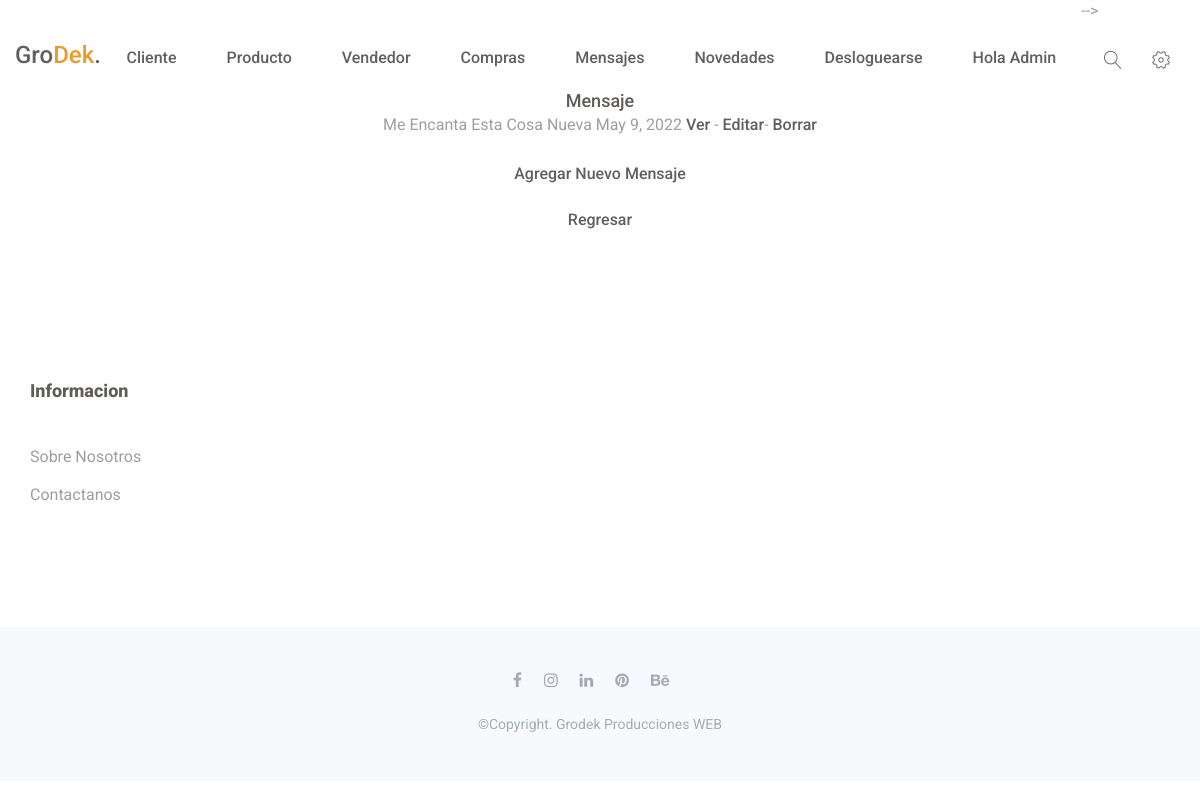
Page /mensaje/lista (signed in) on the earlier database version.
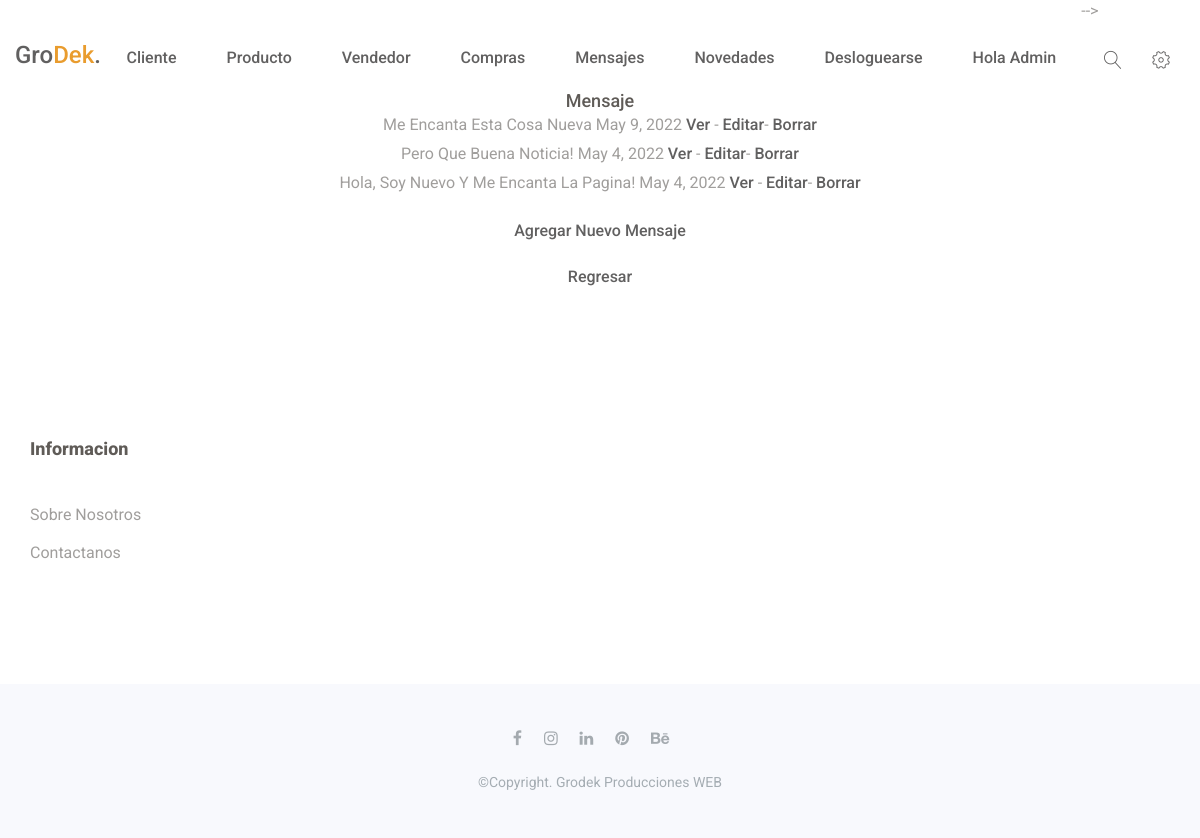
Same page on the later database version.
### ECommerce/models.py (models this page shows, shortened)
class Mensaje(models.Model):
    idNovedad = models.ForeignKey(Novedad, on_delete = models.CASCADE)
    idUser = models.ForeignKey(User, on_delete = models.CASCADE)
    mensaje = models.CharField(max_length=5000)
    fecha = models.DateField()

### ECommerce/views.py (the view)
# urls.py: path('mensaje/lista', MensajeList.as_view(), name="ListaM"),
class MensajeList(PermissionRequiredMixin, ListView):
    permission_required = 'ECommerce.view_mensaje'
    model = Mensaje
    template_name = "ECommerce/mensaje_lista.html"

### ECommerce/Template/ECommerce/mensaje_lista.html (shortened to what this page needs)
{% extends 'ECommerce/inicio.html' %}
{% block main %}
<!DOCTYPE html>
<html lang="en">
<head>
</head>
<body>
    <center>
    <br>
    <br>
    <br>
    <br>
        <h1>Mensaje</h1>
    <ul>
        {% for mensaje in object_list %}
            <li>
                <p>{{ mensaje.asunto }} {{ mensaje.mensaje }}  {{ mensaje.fecha }}
                <a href="{% url 'DetalleM' mensaje.id %}">Ver</a> - <a href="{% url 'EditarM' mensaje.id %}">Editar</a>- <a href="{% url 'BorrarM' mensaje.id %}">Borrar</a></p>
            </li>
        {% endfor %}
        <br>
        <a href="{% url 'NuevoM' %}">Agregar nuevo mensaje</a>
        <br>
        <br>
        <a href="{% url 'index' %}">Regresar</a>
    </ul>
</center>
</body>
</html>
{% endblock main %}

Differences in the rows shown:
added Mensaje: mensaje "Pero Que Buena Noticia!", fecha "May 4, 2022"
added Mensaje: mensaje "Hola, Soy Nuevo Y Me Encanta La Pagina!", fecha "May 4, 2022"
